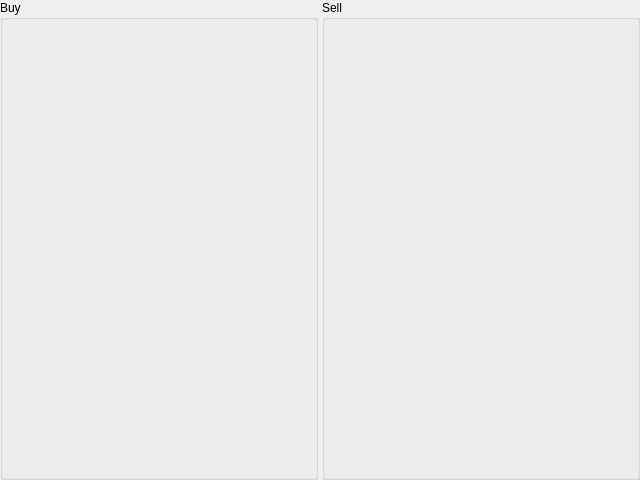
<?xml version="1.0" encoding="UTF-8"?>
<ui version="4.0">
 <class>DecisionMakerConfigWidget</class>
 <widget class="QWidget" name="DecisionMakerConfigWidget">
  <property name="geometry">
   <rect>
    <x>0</x>
    <y>0</y>
    <width>640</width>
    <height>480</height>
   </rect>
  </property>
  <layout class="QHBoxLayout" name="horizontalLayout">
   <property name="spacing">
    <number>4</number>
   </property>
   <property name="leftMargin">
    <number>0</number>
   </property>
   <property name="topMargin">
    <number>0</number>
   </property>
   <property name="rightMargin">
    <number>0</number>
   </property>
   <property name="bottomMargin">
    <number>0</number>
   </property>
   <item>
    <widget class="QGroupBox" name="buyGroupBox">
     <property name="title">
      <string>Buy</string>
     </property>
     <layout class="QVBoxLayout" name="verticalLayout">
      <item>
       <layout class="QVBoxLayout" name="layoutForBuyDecisions">
        <property name="spacing">
         <number>4</number>
        </property>
       </layout>
      </item>
      <item>
       <spacer name="verticalSpacer">
        <property name="orientation">
         <enum>Qt::Orientation::Vertical</enum>
        </property>
        <property name="sizeHint" stdset="0">
         <size>
          <width>20</width>
          <height>386</height>
         </size>
        </property>
       </spacer>
      </item>
     </layout>
    </widget>
   </item>
   <item>
    <widget class="QGroupBox" name="sellGroupBox">
     <property name="title">
      <string>Sell</string>
     </property>
     <layout class="QVBoxLayout" name="verticalLayout_2">
      <item>
       <layout class="QVBoxLayout" name="layoutForSellDecisions">
        <property name="spacing">
         <number>4</number>
        </property>
       </layout>
      </item>
      <item>
       <spacer name="verticalSpacer_2">
        <property name="orientation">
         <enum>Qt::Orientation::Vertical</enum>
        </property>
        <property name="sizeHint" stdset="0">
         <size>
          <width>20</width>
          <height>386</height>
         </size>
        </property>
       </spacer>
      </item>
     </layout>
    </widget>
   </item>
  </layout>
 </widget>
 <resources/>
 <connections/>
</ui>
